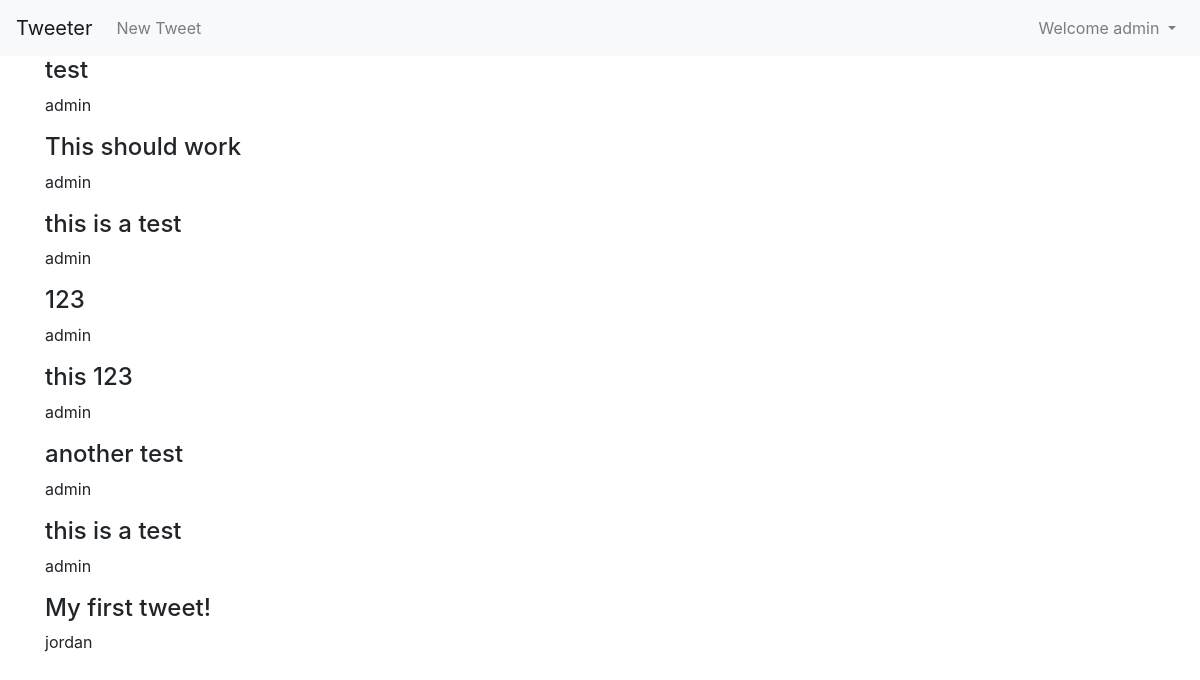
Screenshot of / (signed in) with the database file from the repository.
### users/models.py (models this page shows, shortened)
class CustomUser(AbstractUser):
    gender = models.CharField(max_length=255, blank=True, null=True)
    dob = models.DateField(null=True, blank=True)
    location = models.CharField(max_length=255, blank=True, null=True)
    def __str__(self):
        return self.username

### tweets/models.py (models this page shows, shortened)
class Tweet(models.Model):
    user = models.ForeignKey(get_user_model(), on_delete=models.PROTECT)
    body = models.CharField(max_length=255)
    created_at = models.DateTimeField(default=timezone.now)
    updated_at = models.DateTimeField(default=timezone.now)

### tweets/views.py (the view)
# urls.py: path('', TweetListView.as_view(), name='home'),
class TweetListView(ListView):
    model = Tweet
    template_name = 'home.html'

### tweets/templates/home.html
{% extends 'base.html' %}
{% block content %}
  {% for tweet in object_list %}
    <div class="tweet-entry">
        <h4>{{ tweet.body }}</h4>
        <p>{{ tweet.user }}</p>
    </div>
  {% endfor %}
{% endblock content %}

### templates/base.html (shortened to what this page needs)
{% load bootstrap4 %}
<html>
<head>
    {% bootstrap_css %}
</head>
<body>
  <nav class="navbar navbar-expand-lg navbar-light bg-light">
    <a class="navbar-brand" href="{% url 'home' %}">Tweeter</a>
    <div class="collapse navbar-collapse" id="navbarSupportedContent">
      <ul class="navbar-nav mr-auto">
        {% if user.is_authenticated %}
          <li class="nav-item">
            <a class="nav-link" href="{% url 'tweet_new' %}">New Tweet</a>
          </li>
        {% endif %}
      </ul>
      <ul class="navbar-nav ml-auto">
        {% if user.is_authenticated %}
          <li class="nav-item dropdown">
            <a class="nav-link dropdown-toggle" href="#" id="navbarDropdownMenuLink"
            data-toggle="dropdown" aria-haspopup="true"
            aria-expanded="false">
              Welcome {{ user.username }}
            </a>
          </li>
        {% endif %}
      </ul>
    </div>
  </nav>
  <div class="container">
      {% block content %}(no content){% endblock %}
  </div>
</body>
</html>

### rows the page displays
CustomUser: username "admin"
Tweet: body "test", user "admin"
Tweet: body "This should work", user "admin"
Tweet: body "this is a test", user "admin"
Tweet: body "123", user "admin"
Tweet: body "this 123", user "admin"
Tweet: body "another test", user "admin"
Tweet: body "this is a test", user "admin"
Tweet: body "My first tweet!", user "jordan"
